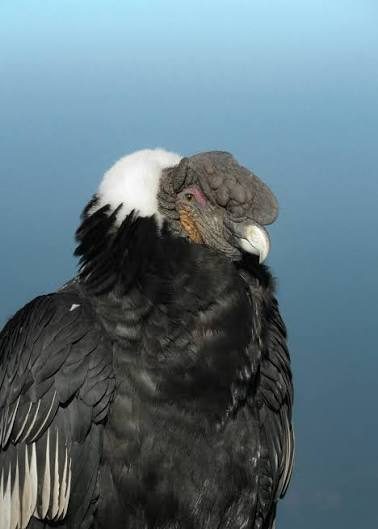
#> input picture imagenes/conndor.jpg, 378 x 529 px, found by its file name
$ python p10-lineas-bordes-0777.py
#> lines starting #> are read from the running program, lines starting #| are printed output that depends on the picture; after the words box and inside, x2 and y2 are one past the last pixel; in counts of white or black regions, pixels touching at a corner belong together
# SAMUEL MARTINEZ NC 0096 Ejemplo 2
import cv2
import numpy as np

# Cargar imagen
imagen = cv2.imread("imagenes/conndor.jpg")
#> imagen is the input picture: shape (529, 378, 3); mean B, G, R 124.6, 114.6, 93.8

# Verificar que la imagen exista
if imagen is None:
    print("Error: no se pudo cargar la imagen.")
    exit()

# Convertir a escala de grises
gris = cv2.cvtColor(imagen, cv2.COLOR_BGR2GRAY)
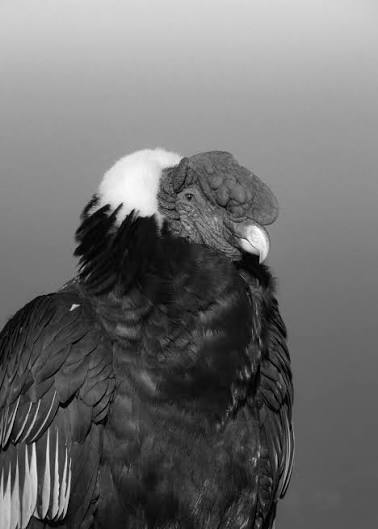
#> gris: shape (529, 378); min 0, max 254, mean 109.6

# Convertir a tipo float32
gris_float = np.float32(gris)

# Detectar esquinas mediante Harris
esquinas = cv2.cornerHarris(
    gris_float,
    2,
    3,
    0.04
)

# Dilatar para hacer visibles las esquinas
esquinas = cv2.dilate(
    esquinas,
    None
)
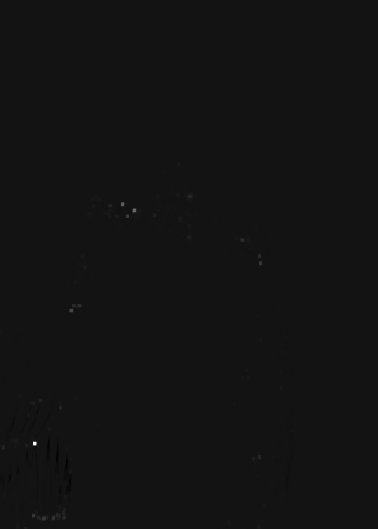
#> esquinas: shape (529, 378) float32; min -7139602.5, max 88667264, mean 34196.1; drawn with min black and max white

# Crear copia
resultado = imagen.copy()

# Umbral para identificar esquinas
umbral = 0.05 * esquinas.max()
#> umbral = 4433363.2

# Marcar esquinas
resultado[esquinas > umbral] = [0, 0, 255]
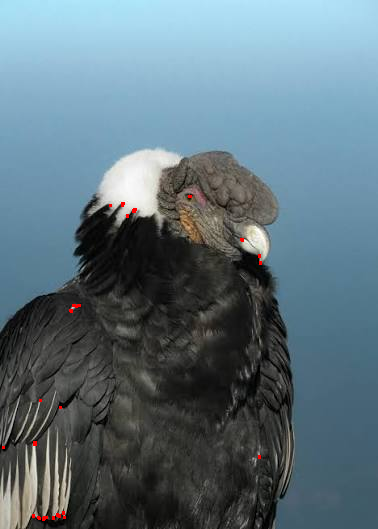
#> resultado: shape (529, 378, 3); 0.16% of pixels changed, all inside (x1, y1, x2, y2) = (2, 195, 262, 521)

# Mostrar resultados
cv2.imshow(
    "condor original 0096",
    imagen
)

cv2.imshow(
    "Esquinas detectadas 0096",
    resultado
)

# Guardar resultado
cv2.imwrite(
    "resultados/conndor.0096_esquinas3.jpg",
    resultado
)

# Contar esquinas aproximadas
cantidad_esquinas = np.sum(
    esquinas > umbral
)
#> cantidad_esquinas = 319

print("Deteccion de esquinas terminada.")
print("Cantidad aproximada de puntos detectados:",
      cantidad_esquinas)
#| Cantidad aproximada de puntos detectados: 319

print("Resultado guardado en:")
print("resultados/conndor.0096_esquinas3.jpg")

# Esperar una tecla
cv2.waitKey(0)

# Cerrar ventanas
cv2.destroyAllWindows()
print("SAMUEL MARTINEZ NC 0096")
